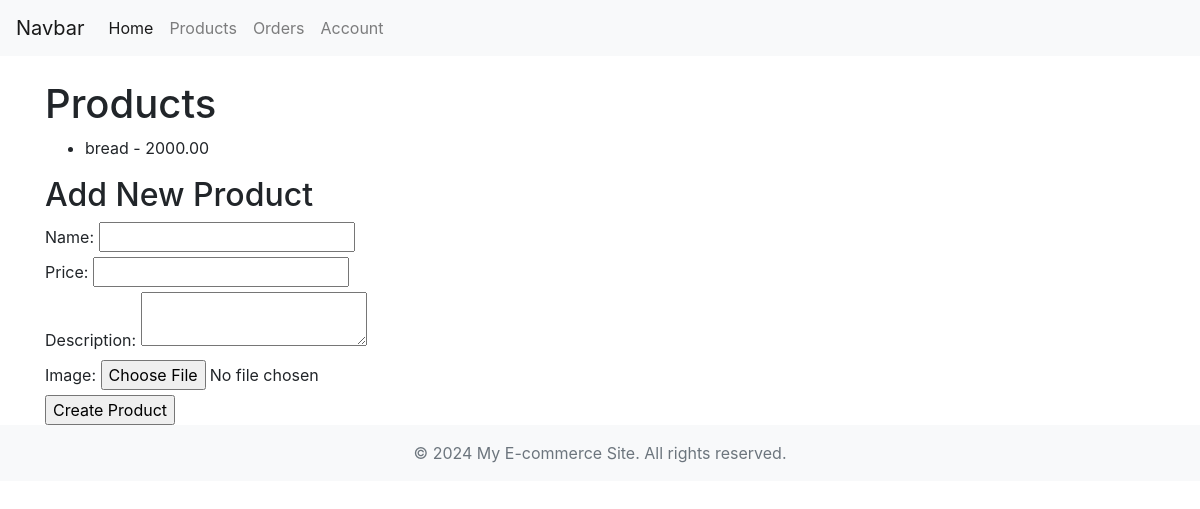
Before: / with the older database file.
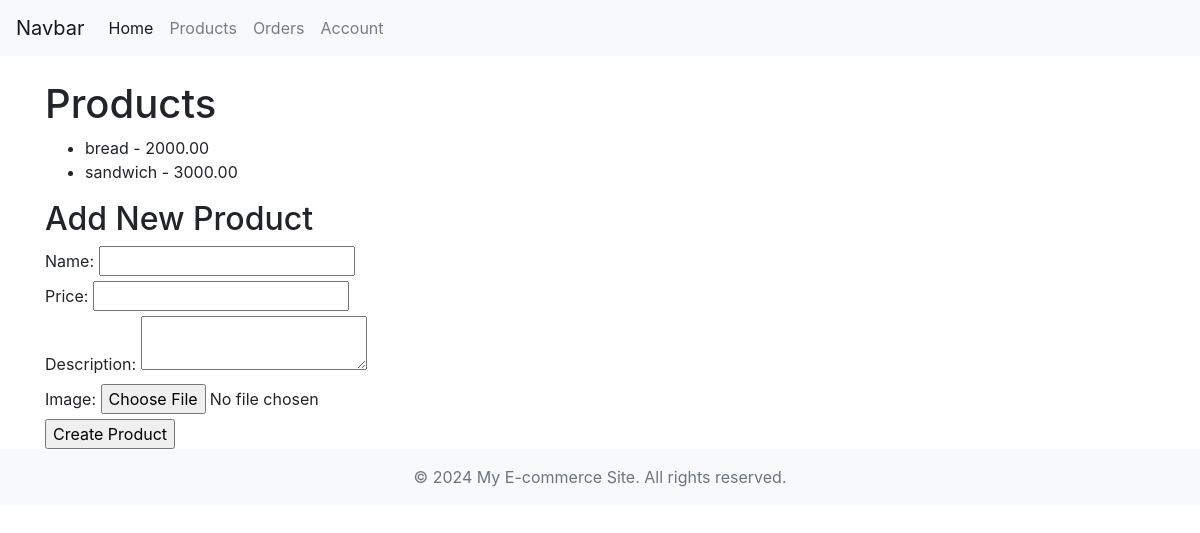
After: the same page with the newer database file.
### products/models.py (models this page shows, shortened)
class Product (models.Model):
    name = models.CharField(max_length=100)
    price = models.DecimalField(max_digits=10, decimal_places=2)
    description = models.TextField()
    image = models.ImageField(upload_to='products/', null=True, blank=True)
    created_at = models.DateTimeField(auto_now_add=True)
    updated_at = models.DateTimeField(auto_now=True)

### products/views.py (the view, shortened to what this page needs)
# urls.py: path('', views.product_list, name='product_list'),
def product_list(request):
    if request.method == 'GET':
        products = Product.objects.all()
        return render(request, 'products/products_list.html', {'products': products})

### products/templates/products/products_list.html (shortened to what this page needs)
{% extends 'base.html' %}
{% block content %}
<body>
    <h1>Products</h1>
    <ul>
        {% for product in products %}
        <li>{{ product.name }} - {{ product.price }}</li>
        {% endfor %}
    </ul>
    <h2>Add New Product</h2>
    <form method="post" enctype="multipart/form-data">
        <label for="name">Name:</label>
        <input type="text" id="name" name="name" required>
        <br>
        <label for="price">Price:</label>
        <input type="number" id="price" name="price" step="0.01" required>
        <br>
        <label for="description">Description:</label>
        <textarea id="description" name="description" required></textarea>
        <br>
        <label for="image">Image:</label>
        <input type="file" id="image" name="image" accept="image/*">
        <br>
        <input type="submit" value="Create Product">
    </form>
</body>
{% endblock %}

### products/templates/base.html (shortened to what this page needs)
<!DOCTYPE html>
<html>
<head>
    <link rel="stylesheet" href="https://stackpath.bootstrapcdn.com/bootstrap/4.5.2/css/bootstrap.min.css">
</head>
<body>
    <header>
        <nav class="navbar navbar-expand-lg navbar-light bg-light">
            <a class="navbar-brand" href="#">Navbar</a>
            <div class="collapse navbar-collapse" id="navbarNavAltMarkup">
                <div class="navbar-nav">
                    <a class="nav-item nav-link active" href="#">Home <span class="sr-only">(current)</span></a>
                    <a class="nav-item nav-link" href="#">Products</a>
                    <a class="nav-item nav-link" href="#">Orders</a>
                    <a class="nav-item nav-link" href="#">Account</a>
                </div>
            </div>
        </nav>
    </header>
    <main class="container mt-4">
        {% block content %}
        {% endblock %}
    </main>
    <footer class="footer mt-auto py-3 bg-light">
        <div class="container text-center">
            <span class="text-muted">&copy; 2024 My E-commerce Site. All rights reserved.</span>
        </div>
    </footer>
</body>
</html>

Changed rows visible on the page:
added Product: name "sandwich", price "3000.00"
